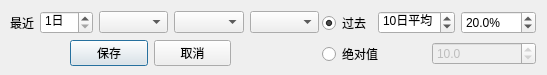
<?xml version="1.0" encoding="UTF-8"?>
<ui version="4.0">
 <class>SearchCriteria</class>
 <widget class="QDialog" name="SearchCriteria">
  <property name="geometry">
   <rect>
    <x>0</x>
    <y>0</y>
    <width>547</width>
    <height>75</height>
   </rect>
  </property>
  <property name="windowTitle">
   <string>筛选条件</string>
  </property>
  <widget class="QWidget" name="layoutWidget">
   <property name="geometry">
    <rect>
     <x>10</x>
     <y>10</y>
     <width>309</width>
     <height>25</height>
    </rect>
   </property>
   <property name="font">
    <font>
     <family>Microsoft YaHei UI</family>
     <pointsize>9</pointsize>
    </font>
   </property>
   <layout class="QHBoxLayout" name="horizontalLayout">
    <item>
     <widget class="QLabel" name="lblFirst">
      <property name="font">
       <font>
        <family>Microsoft YaHei UI</family>
        <pointsize>9</pointsize>
       </font>
      </property>
      <property name="text">
       <string>最近</string>
      </property>
     </widget>
    </item>
    <item>
     <widget class="QSpinBox" name="spbFirstPeriod">
      <property name="font">
       <font>
        <family>Microsoft YaHei UI</family>
        <pointsize>9</pointsize>
       </font>
      </property>
      <property name="suffix">
       <string>日</string>
      </property>
      <property name="minimum">
       <number>1</number>
      </property>
      <property name="maximum">
       <number>10</number>
      </property>
     </widget>
    </item>
    <item>
     <widget class="QComboBox" name="cbbQueryLogic">
      <property name="font">
       <font>
        <family>Microsoft YaHei UI</family>
        <pointsize>9</pointsize>
       </font>
      </property>
     </widget>
    </item>
    <item>
     <widget class="QComboBox" name="cbbComparisonField">
      <property name="font">
       <font>
        <family>Microsoft YaHei UI</family>
        <pointsize>9</pointsize>
       </font>
      </property>
     </widget>
    </item>
    <item>
     <widget class="QComboBox" name="cbbOperator">
      <property name="font">
       <font>
        <family>Microsoft YaHei UI</family>
        <pointsize>9</pointsize>
       </font>
      </property>
     </widget>
    </item>
   </layout>
  </widget>
  <widget class="QWidget" name="layoutWidget">
   <property name="geometry">
    <rect>
     <x>322</x>
     <y>10</y>
     <width>214</width>
     <height>58</height>
    </rect>
   </property>
   <property name="font">
    <font>
     <family>Microsoft YaHei UI</family>
     <pointsize>9</pointsize>
    </font>
   </property>
   <layout class="QVBoxLayout" name="verticalLayout">
    <item>
     <layout class="QHBoxLayout" name="horizontalLayout_2">
      <item>
       <widget class="QRadioButton" name="rbnPastAverage">
        <property name="font">
         <font>
          <family>Microsoft YaHei UI</family>
          <pointsize>9</pointsize>
         </font>
        </property>
        <property name="text">
         <string>过去</string>
        </property>
        <property name="checked">
         <bool>true</bool>
        </property>
       </widget>
      </item>
      <item>
       <widget class="QSpinBox" name="spbAveragePeriod">
        <property name="font">
         <font>
          <family>Microsoft YaHei UI</family>
          <pointsize>9</pointsize>
         </font>
        </property>
        <property name="suffix">
         <string>日平均</string>
        </property>
        <property name="minimum">
         <number>1</number>
        </property>
        <property name="maximum">
         <number>20</number>
        </property>
        <property name="value">
         <number>10</number>
        </property>
       </widget>
      </item>
      <item>
       <widget class="QDoubleSpinBox" name="spbRelativePercentage">
        <property name="font">
         <font>
          <family>Microsoft YaHei UI</family>
          <pointsize>9</pointsize>
         </font>
        </property>
        <property name="suffix">
         <string>%</string>
        </property>
        <property name="decimals">
         <number>1</number>
        </property>
        <property name="maximum">
         <double>1000.000000000000000</double>
        </property>
        <property name="value">
         <double>20.000000000000000</double>
        </property>
       </widget>
      </item>
     </layout>
    </item>
    <item>
     <layout class="QHBoxLayout" name="horizontalLayout_3">
      <item>
       <widget class="QRadioButton" name="rbnAbsValue">
        <property name="font">
         <font>
          <family>Microsoft YaHei UI</family>
          <pointsize>9</pointsize>
         </font>
        </property>
        <property name="text">
         <string>绝对值</string>
        </property>
       </widget>
      </item>
      <item>
       <widget class="QDoubleSpinBox" name="spbAbsValue">
        <property name="enabled">
         <bool>false</bool>
        </property>
        <property name="font">
         <font>
          <family>Microsoft YaHei UI</family>
          <pointsize>9</pointsize>
         </font>
        </property>
        <property name="suffix">
         <string/>
        </property>
        <property name="decimals">
         <number>1</number>
        </property>
        <property name="maximum">
         <double>99999.000000000000000</double>
        </property>
        <property name="value">
         <double>10.000000000000000</double>
        </property>
       </widget>
      </item>
     </layout>
    </item>
   </layout>
  </widget>
  <widget class="QWidget" name="layoutWidget">
   <property name="geometry">
    <rect>
     <x>70</x>
     <y>40</y>
     <width>161</width>
     <height>27</height>
    </rect>
   </property>
   <property name="font">
    <font>
     <family>Microsoft YaHei UI</family>
     <pointsize>9</pointsize>
    </font>
   </property>
   <layout class="QHBoxLayout" name="horizontalLayout_4">
    <item>
     <widget class="QPushButton" name="btnConfirm">
      <property name="font">
       <font>
        <family>Microsoft YaHei UI</family>
        <pointsize>9</pointsize>
       </font>
      </property>
      <property name="text">
       <string>保存</string>
      </property>
     </widget>
    </item>
    <item>
     <widget class="QPushButton" name="btnCancel">
      <property name="font">
       <font>
        <family>Microsoft YaHei UI</family>
        <pointsize>9</pointsize>
       </font>
      </property>
      <property name="text">
       <string>取消</string>
      </property>
     </widget>
    </item>
   </layout>
  </widget>
 </widget>
 <resources/>
 <connections>
  <connection>
   <sender>rbnPastAverage</sender>
   <signal>toggled(bool)</signal>
   <receiver>spbAbsValue</receiver>
   <slot>setDisabled(bool)</slot>
   <hints>
    <hint type="sourcelabel">
     <x>344</x>
     <y>30</y>
    </hint>
    <hint type="destinationlabel">
     <x>447</x>
     <y>59</y>
    </hint>
   </hints>
  </connection>
  <connection>
   <sender>rbnAbsValue</sender>
   <signal>toggled(bool)</signal>
   <receiver>spbAveragePeriod</receiver>
   <slot>setDisabled(bool)</slot>
   <hints>
    <hint type="sourcelabel">
     <x>333</x>
     <y>59</y>
    </hint>
    <hint type="destinationlabel">
     <x>452</x>
     <y>31</y>
    </hint>
   </hints>
  </connection>
  <connection>
   <sender>rbnAbsValue</sender>
   <signal>toggled(bool)</signal>
   <receiver>spbRelativePercentage</receiver>
   <slot>setDisabled(bool)</slot>
   <hints>
    <hint type="sourcelabel">
     <x>378</x>
     <y>59</y>
    </hint>
    <hint type="destinationlabel">
     <x>532</x>
     <y>31</y>
    </hint>
   </hints>
  </connection>
  <connection>
   <sender>btnConfirm</sender>
   <signal>clicked()</signal>
   <receiver>SearchCriteria</receiver>
   <slot>save_changes()</slot>
   <hints>
    <hint type="sourcelabel">
     <x>106</x>
     <y>51</y>
    </hint>
    <hint type="destinationlabel">
     <x>45</x>
     <y>52</y>
    </hint>
   </hints>
  </connection>
  <connection>
   <sender>btnCancel</sender>
   <signal>clicked()</signal>
   <receiver>SearchCriteria</receiver>
   <slot>discard_changes()</slot>
   <hints>
    <hint type="sourcelabel">
     <x>207</x>
     <y>45</y>
    </hint>
    <hint type="destinationlabel">
     <x>246</x>
     <y>56</y>
    </hint>
   </hints>
  </connection>
 </connections>
 <slots>
  <slot>save_changes()</slot>
  <slot>discard_changes()</slot>
 </slots>
</ui>
